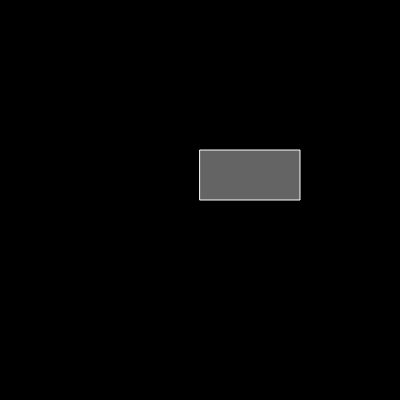
Frame 1 (no input)
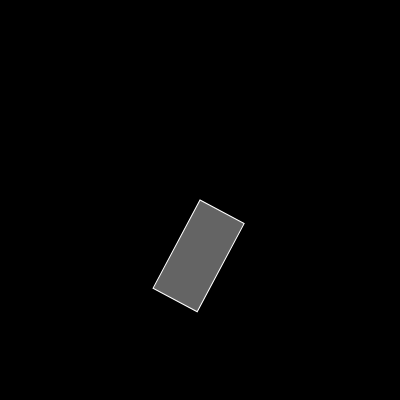
Frame 60 (no input)
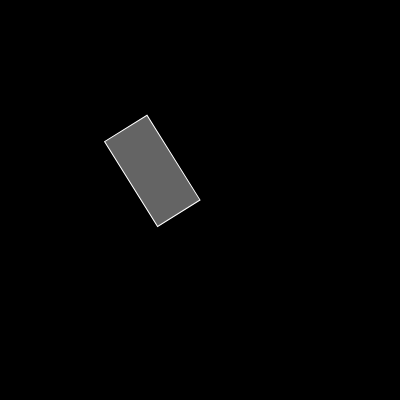
Frame 120 (the mouse pressed at the canvas centre since frame 60)

The p5.js sketch that drew these frames (run headless with seeded random() and noise() and a simulated clock; from frame 60 on, the mouse is pressed at the canvas centre):

// p5.js sketch
// ── sketch.js
let angle = 0;

function setup() {
  createCanvas(400, 400);
  angleMode(DEGREES);
  //rectMode(CENTER);

}

function draw() {
  background(0);
  push();
  translate(width / 2, height / 2);
  rotate(angle);
  scale(1, -1);
  stroke(255);
  fill(100);
  rect(0, 0, 100, 50);
  pop();

  angle += 2;


}
